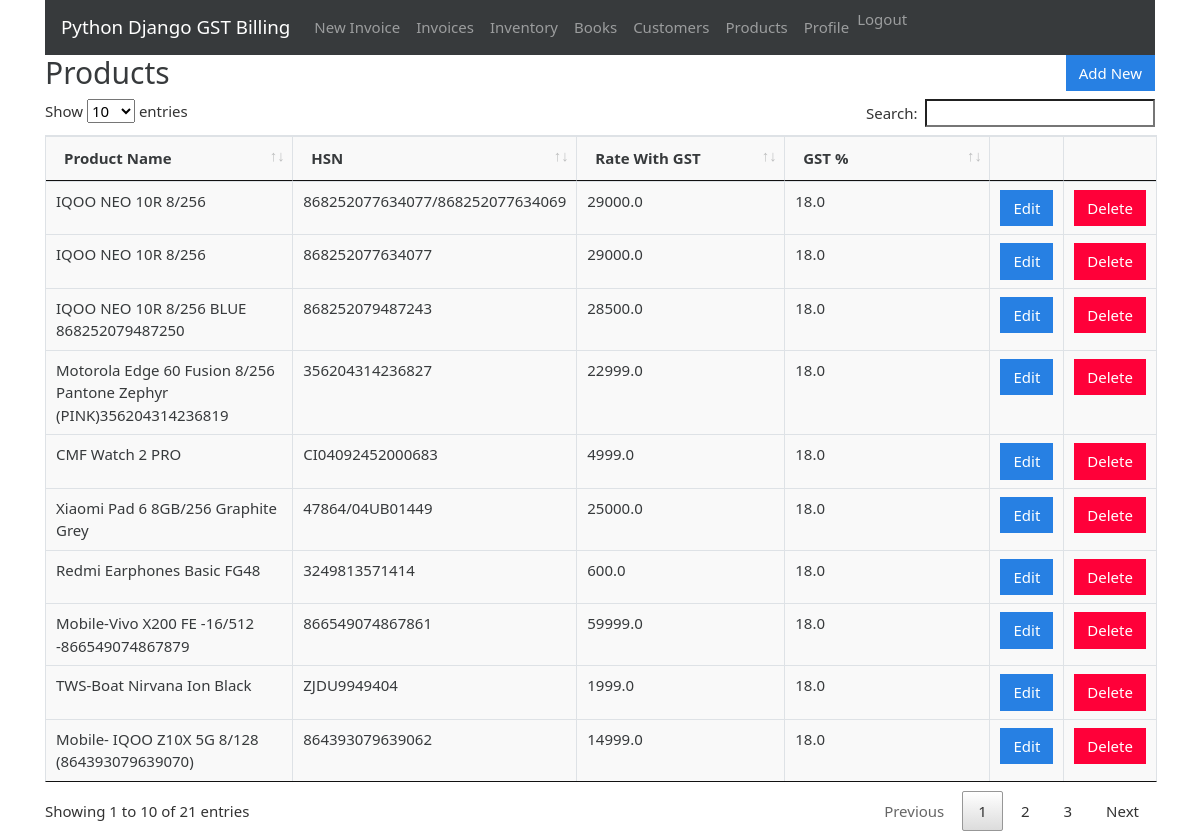
The page /products (signed in) on the database its author committed.
### gstbillingapp/models.py (models this page shows, shortened)
class Product(models.Model):
    user = models.ForeignKey(User, null=True, blank=True, on_delete=models.SET_NULL)
    product_name = models.CharField(max_length=200)
    product_hsn = models.CharField(max_length=50, null=True, blank=True)
    product_unit = models.CharField(max_length=50)
    product_gst_percentage = models.FloatField()
    product_rate_with_gst = models.FloatField()

### gstbillingapp/views.py (the view)
# urls.py: path('products', views.products, name='products'),
@login_required
def products(request):
    context = {}
    context['products'] = Product.objects.filter(user=request.user)
    return render(request, 'gstbillingapp/products.html', context)

### gstbillingapp/templates/gstbillingapp/products.html (shortened to what this page needs)
{% extends "gstbillingapp/base.html" %}
{% load static %}
{% block content %}
		<div class="row">
			<div class="col">
				<h2>Products</h2>
			</div>
			<div class="col">
				<a href="{% url 'product_add' %}" id="add_product_btn"><button type="button" class="btn btn-primary">Add New</button></a>
			</div>
		</div>
		<table class="table table-bordered" id="product-table">
			<thead>
				<tr>
					<th>Product Name</th>
					<th>HSN</th>
					<th>Rate With GST</th>
					<th>GST %</th>
					<th></th>
					<th></th>
				</tr>
			</thead>
			<tbody class="two-col-form">
				{% for product in products %}
				<tr>
	 				<td>{{product.product_name}}</td>
	 				<td>{{product.product_hsn}}</td>
	 				<td>{{product.product_rate_with_gst}}</td>
	 				<td>{{product.product_gst_percentage}}</td>
	 				<td><a href="{% url 'product_edit' product.id %}"><button type="button" class="btn btn-primary">Edit</button></a></td>
	 				<td><button type="button" class="btn btn-danger" data-toggle="modal" data-target="#productDeleteModal" data-product-id="{{product.id}}" data-product-name="{{product.product_name}}">Delete</button></td>
				</tr>
				{% endfor %}
			</tbody>
		</table>
{% endblock %}

### gstbillingapp/static/gstbillingapp/main.css (style rules this page uses)
.table-bordered td, .table-bordered th { padding: 0.25em; }
.table-bordered tbody td, .table-bordered tbody th, .table-bordered thead th, .table-bordered thead td { background: #f9f9f9; }
.two-col-form td, .two-col-form th { width: 25%; }
#add_customer_btn, #add_product_btn { float: right; }

### rows shown on the page
Product: product_name "IQOO NEO 10R 8/256", product_hsn "868252077634077/868252077634069", product_rate_with_gst "29000.0", product_gst_percentage "18.0"
Product: product_name "IQOO NEO 10R 8/256", product_hsn "868252077634077", product_rate_with_gst "29000.0", product_gst_percentage "18.0"
Product: product_name "IQOO NEO 10R 8/256 BLUE 868252079487250", product_hsn "868252079487243", product_rate_with_gst "28500.0", product_gst_percentage "18.0"
Product: product_name "Motorola Edge 60 Fusion 8/256 Pantone Zephyr (PINK)356204314236819", product_hsn "356204314236827", product_rate_with_gst "22999.0", product_gst_percentage "18.0"
Product: product_name "CMF Watch 2 PRO", product_hsn "CI04092452000683", product_rate_with_gst "4999.0", product_gst_percentage "18.0"
Product: product_name "Xiaomi Pad 6 8GB/256 Graphite Grey", product_hsn "47864/04UB01449", product_rate_with_gst "25000.0", product_gst_percentage "18.0"
Product: product_name "Redmi Earphones Basic FG48", product_hsn "3249813571414", product_rate_with_gst "600.0", product_gst_percentage "18.0"
Product: product_name "Mobile-Vivo X200 FE -16/512 -866549074867879", product_hsn "866549074867861", product_rate_with_gst "59999.0", product_gst_percentage "18.0"
Product: product_name "TWS-Boat Nirvana Ion Black", product_hsn "ZJDU9949404", product_rate_with_gst "1999.0", product_gst_percentage "18.0"
Product: product_name "Mobile- IQOO Z10X 5G 8/128 (864393079639070)", product_hsn "864393079639062", product_rate_with_gst "14999.0", product_gst_percentage "18.0"
